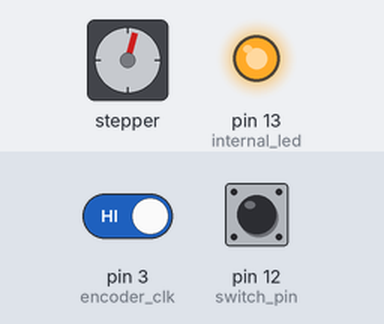
A sketch run on a simulated Arduino Uno, built with avr-gcc and run on an emulated ATmega328P. On the bench: stepper motor, output pins drawn as LEDs (lit = HIGH). The inputs (shaded band) are chosen by the test bench; at power-on: pin 12 (switch_pin) HIGH, pin 3 (encoder_clk) HIGH. Stepper angles assume 4096 steps per turn.

Above: at 1.25 s.
1.3 s: pin 12 (switch_pin) pulled LOW for 3.2 s
At 1.6 s:
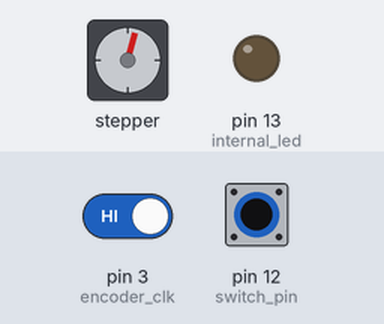
6.0 s: pin 12 (switch_pin) pulled LOW for 0.15 s
At 6.07 s:
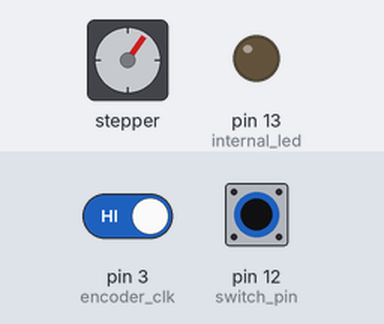
9.0 s: pin 12 (switch_pin) pulled LOW for 1 s
At 9.8 s:
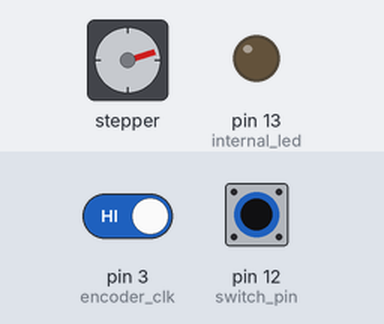
12.1 s: pin 12 (switch_pin) pulled LOW for 0.15 s
At 12.17 s:
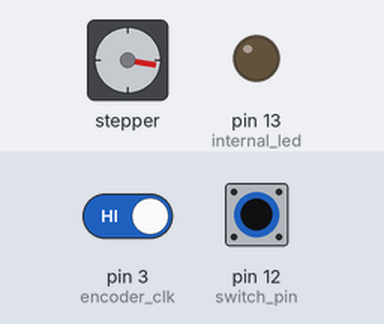
18.2 s: pin 12 (switch_pin) pulled LOW for 0.15 s
At 18.29 s:
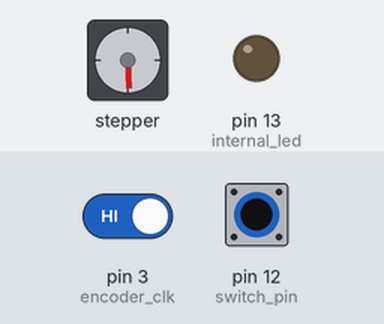
Timing chart, 0 to 24.7 s (numbered marks = the images above; inputs shaded):
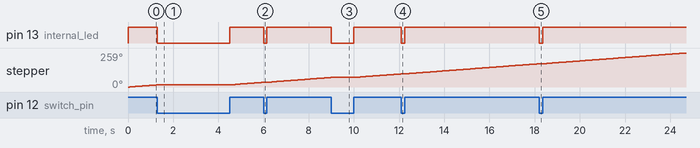

Measured:
- after the input at 1.3 s, pin 13 (internal_led): HIGH → LOW at once, → HIGH 3.2 s later
- after the input at 6.0 s, pin 13 (internal_led): HIGH → LOW at once, → HIGH 0.15 s later
- after the input at 9.0 s, pin 13 (internal_led): HIGH → LOW at once, → HIGH 1.0 s later
- after the input at 12.1 s, pin 13 (internal_led): HIGH → LOW at once, → HIGH 0.15 s later
- after the input at 18.2 s, pin 13 (internal_led): HIGH → LOW at once, → HIGH 0.15 s later

The sketch:

start_tracker.ino
```cpp
#include <AccelStepper.h>

#define encoder_btn 2
#define encoder_clk 3
#define encoder_dat 4

#define btn1 5
#define btn2 6

#define HALFSTEP 8

#define motor_pin1 11   // IN1 on the ULN2003 driver 1
#define motor_pin2 10   // IN2 on the ULN2003 driver 1
#define motor_pin3 9  // IN3 on the ULN2003 driver 1
#define motor_pin4 8  // IN4 on the ULN2003 driver 1

#define switch_pin 12

#define internal_led LED_BUILTIN

AccelStepper stepper1(HALFSTEP, motor_pin1, motor_pin3, motor_pin2, motor_pin4);

float stepper_speed = 150;
int encoder_last_clk_state;

void blink() {
	digitalWrite(LED_BUILTIN, HIGH);  // turn the LED on
	delay(10);                        // wait for half a second
	digitalWrite(LED_BUILTIN, LOW);   // turn the LED off
	delay(10);                        // wait for half a second
}

void setup_motor() {
	float stepper_max_speed = 1000;
	float stepper_acceleration = 100;

	stepper1.setMaxSpeed(stepper_max_speed);
	stepper1.setAcceleration(stepper_acceleration);
	stepper1.setSpeed(stepper_speed);
}

void setup_encoder() {
	// Set encoder pins as inputs
	pinMode(encoder_clk, INPUT_PULLUP);
	pinMode(encoder_dat, INPUT_PULLUP);
	pinMode(encoder_btn, INPUT_PULLUP);

	// Read the initial state of CLK
	encoder_last_clk_state = digitalRead(encoder_clk);

	// Call encoder_isr() when any high/low changed seen
	attachInterrupt(digitalPinToInterrupt(encoder_clk), encoder_isr, CHANGE);
}


void setup_btn() {
	pinMode(btn1, INPUT_PULLUP);
	digitalWrite(btn1, HIGH);

	pinMode(btn2, INPUT_PULLUP);
	digitalWrite(btn2, HIGH);
}

void setup() {
	Serial.begin(9600);

	// Setup onboard led
	pinMode(internal_led, OUTPUT);

	// Setup main switch:
	pinMode(switch_pin, INPUT_PULLUP);
	digitalWrite(switch_pin, HIGH);

	setup_motor();
	setup_encoder();
	setup_btn();
}

void loop() {
	int sw_state = 0;
	int sw_last_state = 0;

	// read the state of the switch value:
	sw_state = digitalRead(switch_pin);

	if (sw_state == HIGH) {
		stepper1.runSpeed();
		digitalWrite(internal_led, HIGH);
	} else {
		digitalWrite(internal_led, LOW);
	}

#if 0
	if (digitalRead(btn1) == LOW) {
		blink();
		stepper_speed -= 0.1;
		stepper1.setSpeed(stepper_speed);
	}

	if (digitalRead(btn2) == LOW) {
		blink();
		stepper_speed += 0.1;
		stepper1.setSpeed(stepper_speed);
	}
#endif
}

void encoder_isr() {
	int encoder_cur_clk_state;
	int encoder_cur_dat_state;
	String currentDir = "";

	// Read the current state of CLK
	encoder_cur_clk_state = digitalRead(encoder_clk);
	encoder_cur_dat_state = digitalRead(encoder_dat);

	// If last and current state of CLK are different, then pulse occurred
	// React to only 1 state change to avoid double count
	if (encoder_cur_clk_state != encoder_last_clk_state && encoder_cur_clk_state == 0) {
		float step = 0.1;

		if (!digitalRead(encoder_btn)) {
			step = 10;
		}

		if (encoder_cur_dat_state > encoder_cur_clk_state) {
			stepper_speed -= step;
			currentDir = "CW";
		} else {
			// Encoder is rotating CW so increment
			stepper_speed += step;
			currentDir = "CCW ";
		}

		stepper1.setSpeed(stepper_speed);

#if 1
		Serial.print(currentDir);
		Serial.print(" | ");
		Serial.println(stepper_speed);
#endif
	}

	// Remember last CLK state
	encoder_last_clk_state = encoder_cur_clk_state;
}
```
